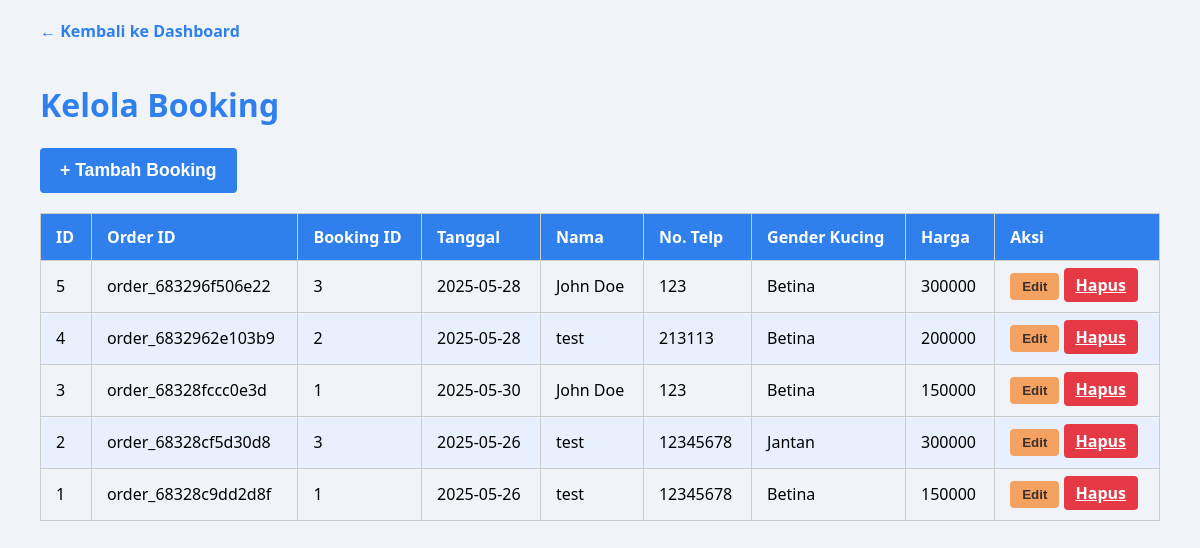
Screenshot of /admin/manage-bookings.php (signed in) with the database file from the repository.
### tables this page shows
CREATE TABLE `booking_transactions` (
  `id` int(11) NOT NULL,
  `user_id` int(11) DEFAULT NULL,
  `order_id` varchar(50) NOT NULL,
  `booking_id` int(11) NOT NULL,
  `tanggal_booking` date NOT NULL,
  `nama_pelanggan` varchar(100) NOT NULL,
  `no_telp` varchar(20) NOT NULL,
  `gender_kucing` enum('Jantan','Betina') NOT NULL,
  `harga` int(11) NOT NULL,
  `created_at` timestamp NOT NULL DEFAULT current_timestamp()
);

### admin/manage-bookings.php (the view, shortened to what this page needs)
<?php
$koneksi = new mysqli("localhost", "root", "", "shiroo_db");
$result = $koneksi->query("SELECT * FROM booking_transactions ORDER BY created_at DESC");
$bookings = $result->fetch_all(MYSQLI_ASSOC);
?>
<!DOCTYPE html>
<html lang="id">
<head>
    <link rel="stylesheet" href="css/manage-bookings.css">
</head>
<body>
    <a href="dashboard.php" class="back-link">← Kembali ke Dashboard</a>
    <h1>Kelola Booking</h1>
    <button class="btn-add" id="openAddModalBtn">+ Tambah Booking</button>
    <table>
        <thead>
            <tr>
                <th>ID</th>
                <th>Order ID</th>
                <th>Booking ID</th>
                <th>Tanggal</th>
                <th>Nama</th>
                <th>No. Telp</th>
                <th>Gender Kucing</th>
                <th>Harga</th>
                <th>Aksi</th>
            </tr>
        </thead>
        <tbody>
            <?php if ($bookings): ?>
            <?php foreach ($bookings as $b): ?>
            <tr>
                <td><?= $b['id'] ?></td>
                <td><?= htmlspecialchars($b['order_id']) ?></td>
                <td><?= $b['booking_id'] ?></td>
                <td><?= $b['tanggal_booking'] ?></td>
                <td><?= htmlspecialchars($b['nama_pelanggan']) ?></td>
                <td><?= htmlspecialchars($b['no_telp']) ?></td>
                <td><?= $b['gender_kucing'] ?></td>
                <td><?= $b['harga'] ?></td>
                <td>
                    <button class="btn-edit"
                        onclick="openEditModal(<?= $b['id'] ?>, '<?= addslashes($b['order_id']) ?>', <?= $b['booking_id'] ?>, '<?= $b['tanggal_booking'] ?>', '<?= addslashes($b['nama_pelanggan']) ?>', '<?= addslashes($b['no_telp']) ?>', '<?= $b['gender_kucing'] ?>', <?= $b['harga'] ?>)">Edit</button>
                    <a href="manage-bookings.php?delete=<?= $b['id'] ?>"
                        onclick="return confirm('Yakin hapus booking ini?')" class="btn-delete">Hapus</a>
                </td>
            </tr>
            <?php endforeach; ?>
            <?php else: ?>
            <tr>
                <td colspan="9" style="text-align:center;">Belum ada data booking.</td>
            </tr>
            <?php endif; ?>
        </tbody>
    </table>
</body>
</html>

### admin/css/manage-bookings.css (style rules this page uses)
body { font-family: "Segoe UI", Tahoma, Geneva, Verdana, sans-serif; background: #f0f4f8; margin: 0; padding: 20px 40px; }
h1, h2 { color: #2f80ed; }
a.back-link { display: inline-block; margin-bottom: 20px; color: #2f80ed; text-decoration: none; font-weight: bold; }
table { border-collapse: collapse; width: 100%; margin-bottom: 30px; overflow-x: auto; }
th, td { padding: 12px 15px; border: 1px solid #ccc; text-align: left; }
th { background-color: #2f80ed; color: white; }
tr:nth-child(even) { background-color: #e8f0fe; }
button, .btn-delete, .btn-edit { cursor: pointer; border-radius: 4px; font-weight: 600; padding: 6px 12px; border: none; transition: background-color 0.3s ease; }
.btn-delete { background-color: #e63946; color: white; }
.btn-edit { background-color: #f4a261; color: #3b2f2f; }
.btn-add { background-color: #2f80ed; color: white; font-size: 1.1rem; margin-bottom: 20px; padding: 12px 20px; }

### rows the page displays
booking_transactions: id "5", order "order_683296f506e22", booking "3", tanggal_booking "2025-05-28", nama_pelanggan "John Doe", no_telp "123", gender_kucing "Betina", harga "300000"
booking_transactions: id "4", order "order_6832962e103b9", booking "2", tanggal_booking "2025-05-28", nama_pelanggan "test", no_telp "213113", gender_kucing "Betina", harga "200000"
booking_transactions: id "3", order "order_68328fccc0e3d", booking "1", tanggal_booking "2025-05-30", nama_pelanggan "John Doe", no_telp "123", gender_kucing "Betina", harga "150000"
booking_transactions: id "2", order "order_68328cf5d30d8", booking "3", tanggal_booking "2025-05-26", nama_pelanggan "test", no_telp "12345678", gender_kucing "Jantan", harga "300000"
booking_transactions: id "1", order "order_68328c9dd2d8f", booking "1", tanggal_booking "2025-05-26", nama_pelanggan "test", no_telp "12345678", gender_kucing "Betina", harga "150000"
